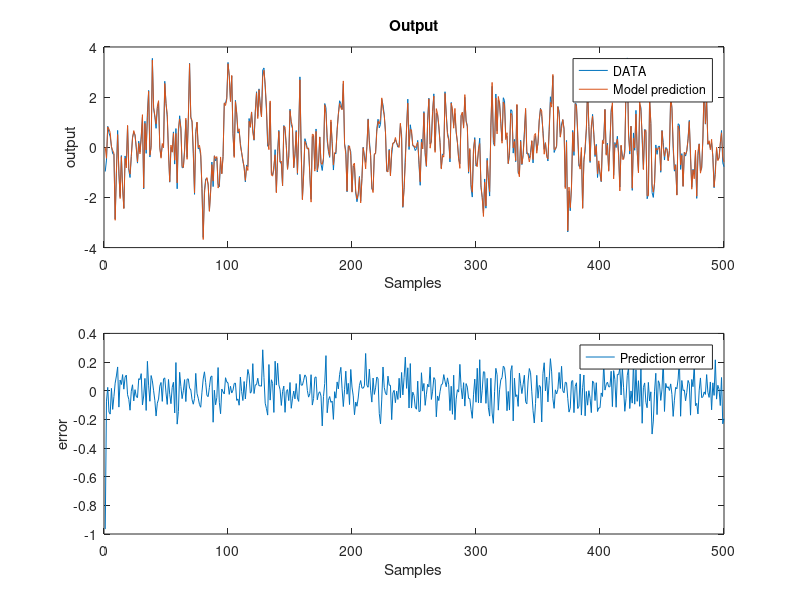

Write the MATLAB code that produced this figure.
clc;clear;
close all

%%%%%%%%%%%%%%%%%%%%%%%%%%%%%%%%%%%%%%%%%%%%
%  Prediction
%%%%%%%%%%%%%%%%%%%%%%%%%%%%%%%%%%%%%%%%%%%%

% load the data samples and identified parameters:
load pss8_data_part2.mat

% Let's now use the model we found to predict the output!
% Using validation data (or estimation data, just for a check)

N = length(y);
NN = N/2;
% lets redifine the data variables so it will be easy to switch from
% validation to estimation sets.
yn = yval;
un = uval;
% yn = yest; 
% un = uest;

% Lets do prediction first, Write your code for 1-step-ahead predictor
ypred = zeros(NN,1); % that's the vector where we will store the predicted output
for i=2:NN
    %%%%%%%%%%%%%%%%%%%%%%%%%%%%%%%%%%%%%%%%%
    %%%%%% Write your code here: %%%%%%%%%%%%
    % use the variables yn , un , ahat and bhat.
    ypred(i) = ahat*yn(i-1) + bhat*un(i);
end

% Once we have the predicted output we can compute the error with the true
% data
predERROR = yn-ypred;
predRMSE  = rms(predERROR)

% plot DATA vs MODEL prediction
figure(2)
subplot(2,1,1)
plot(yn)
hold on
plot(ypred)
legend('DATA','Model prediction')
title('Output')
xlabel('Samples')
ylabel('output')
subplot(2,1,2)
plot(predERROR)
legend('Prediction error')
xlabel('Samples')
ylabel('error')
